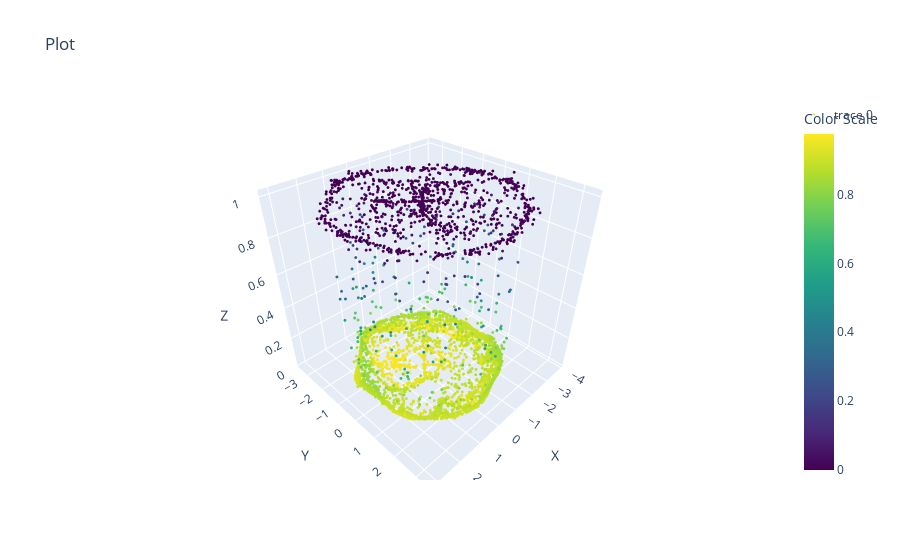

Notebook code cell kept with this figure:
### Code cell
ofm_emb = ofm(x_disc).detach()
# logit = discriminator(x)[:,0].detach()
scatter(ofm_emb, probab)

### Figure 1 — Plotly figure (JSON) as saved in the notebook; plotly's stock layout.template omitted (floating-point values rounded to 4 significant figures; data arrays with more than 128 entries replaced by an {"elided": "..."} marker saying what was removed)
{"data": [{"marker": {"color": {"elided": "5500 float values"}, "colorbar": {"title": {"text": "Color Scale"}}, "colorscale": [[0, "#440154"], [0.1111, "#482878"], [0.2222, "#3e4989"], [0.3333, "#31688e"], [0.4444, "#26828e"], [0.5556, "#1f9e89"], [0.6667, "#35b779"], [0.7778, "#6ece58"], [0.8889, "#b5de2b"], [1, "#fde725"]], "opacity": 1, "size": 1}, "mode": "markers", "type": "scatter3d", "x": {"elided": "5500 float values"}, "y": {"elided": "5500 float values"}, "z": {"elided": "5500 float values"}}], "layout": {"scene": {"xaxis": {"title": {"text": "X"}}, "yaxis": {"title": {"text": "Y"}}, "zaxis": {"title": {"text": "Z"}}}, "showlegend": true, "title": {"text": "Plot"}}}
